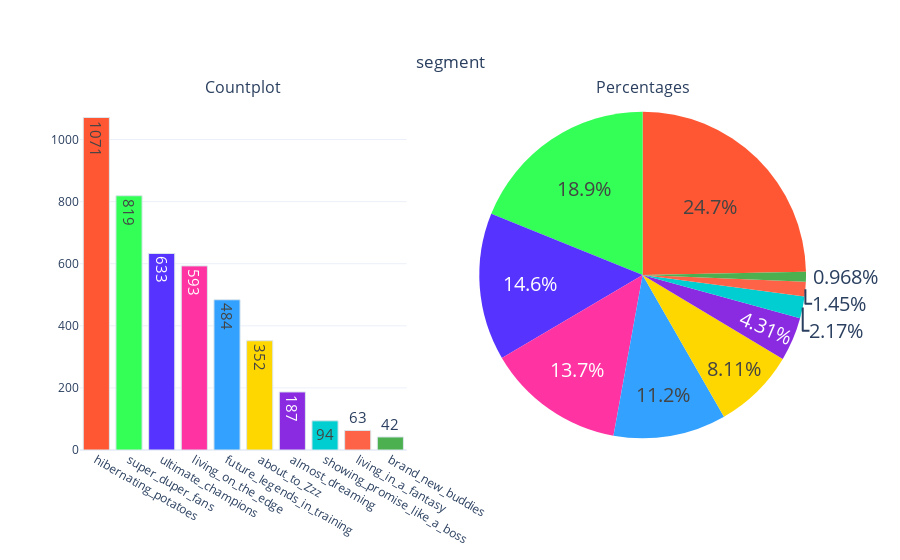

Notebook cell for this chart:
### Code cell
categorical_variable_summary(rfm, 'segment')

### Figure 1 — Plotly figure (JSON) as saved in the notebook; plotly's stock layout.template omitted (floating-point values rounded to 4 significant figures)
{"data": [{"marker": {"color": ["#FF5733", "#33FF57", "#5733FF", "#FF33A1", "#33A1FF", "#FFD700", "#8A2BE2", "#00CED1", "#FF6347", "#4CAF50", "#FF4500", "#1E90FF", "#FF1493", "#8B008B", "#20B2AA", "#7CFC00", "#9ACD32", "#FF8C00", "#48D1CC", "#9370DB", "#556B2F", "#9400D3", "#00FF7F", "#DC143C", "#B0E0E6", "#DAA520"], "line": {"color": "#DBE6EC", "width": 1}}, "showlegend": false, "text": ["1071", "819", "633", "593", "484", "352", "187", "94", "63", "42"], "textfont": {"size": 15}, "textposition": "auto", "type": "bar", "x": ["hibernating_potatoes", "super_duper_fans", "ultimate_champions", "living_on_the_edge", "future_legends_in_training", "about_to_Zzz", "almost_dreaming", "showing_promise_like_a_boss", "living_in_a_fantasy", "brand_new_buddies"], "xaxis": "x", "y": [1071, 819, 633, 593, 484, 352, 187, 94, 63, 42], "yaxis": "y"}, {"domain": {"x": [0.55, 1], "y": [0, 1]}, "labels": ["hibernating_potatoes", "super_duper_fans", "ultimate_champions", "living_on_the_edge", "future_legends_in_training", "about_to_Zzz", "almost_dreaming", "showing_promise_like_a_boss", "living_in_a_fantasy", "brand_new_buddies"], "marker": {"colors": ["#FF5733", "#33FF57", "#5733FF", "#FF33A1", "#33A1FF", "#FFD700", "#8A2BE2", "#00CED1", "#FF6347", "#4CAF50", "#FF4500", "#1E90FF", "#FF1493", "#8B008B", "#20B2AA", "#7CFC00", "#9ACD32", "#FF8C00", "#48D1CC", "#9370DB", "#556B2F", "#9400D3", "#00FF7F", "#DC143C", "#B0E0E6", "#DAA520"]}, "showlegend": false, "textfont": {"size": 20}, "textposition": "auto", "type": "pie", "values": [1071, 819, 633, 593, 484, 352, 187, 94, 63, 42]}], "layout": {"annotations": [{"font": {"size": 16}, "showarrow": false, "text": "Countplot", "x": 0.225, "xanchor": "center", "xref": "paper", "y": 1, "yanchor": "bottom", "yref": "paper"}, {"font": {"size": 16}, "showarrow": false, "text": "Percentages", "x": 0.775, "xanchor": "center", "xref": "paper", "y": 1, "yanchor": "bottom", "yref": "paper"}], "title": {"text": "segment", "x": 0.5, "xanchor": "center", "y": 0.9, "yanchor": "top"}, "xaxis": {"anchor": "y", "domain": [0, 0.45]}, "yaxis": {"anchor": "x", "domain": [0, 1]}}}
